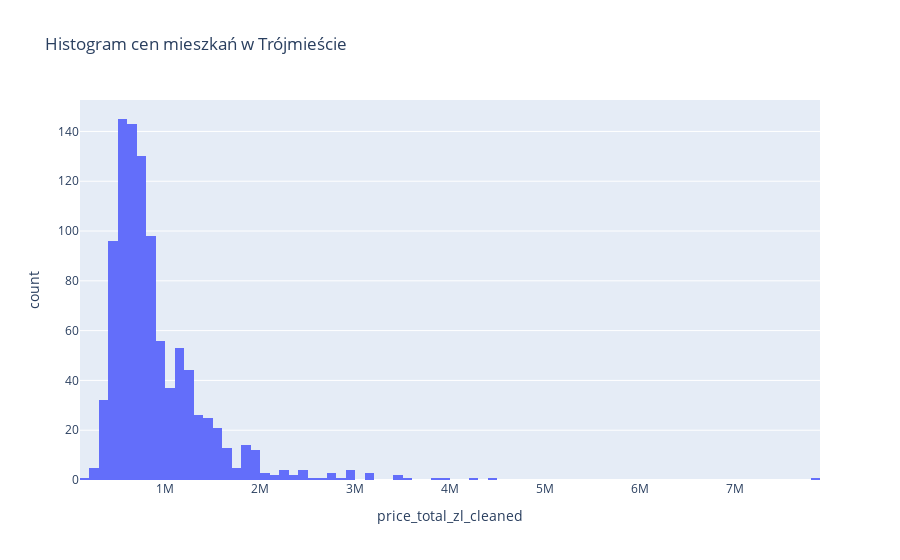

Write notebook code for a chart like this one.
### Code cell
# Sprawdzę, czy są outlier'y dla cen mieszkań
px.histogram(df, x='price_total_zl_cleaned', title='Histogram cen mieszkań w Trójmieście', nbins=100)

### Figure 1 — Plotly figure (JSON) as saved in the notebook; plotly's stock layout.template omitted (floating-point values rounded to 4 significant figures; data arrays with more than 128 entries replaced by an {"elided": "..."} marker saying what was removed)
{"data": [{"bingroup": "x", "hovertemplate": "price_total_zl_cleaned=%{x}<br>count=%{y}<extra></extra>", "legendgroup": "", "marker": {"color": "#636efa", "pattern": {"shape": ""}}, "name": "", "nbinsx": 100, "orientation": "v", "showlegend": false, "type": "histogram", "x": {"elided": "992 float values"}, "xaxis": "x", "yaxis": "y"}], "layout": {"barmode": "relative", "legend": {"tracegroupgap": 0}, "title": {"text": "Histogram cen mieszkań w Trójmieście"}, "xaxis": {"anchor": "y", "domain": [0, 1], "title": {"text": "price_total_zl_cleaned"}}, "yaxis": {"anchor": "x", "domain": [0, 1], "title": {"text": "count"}}}}
